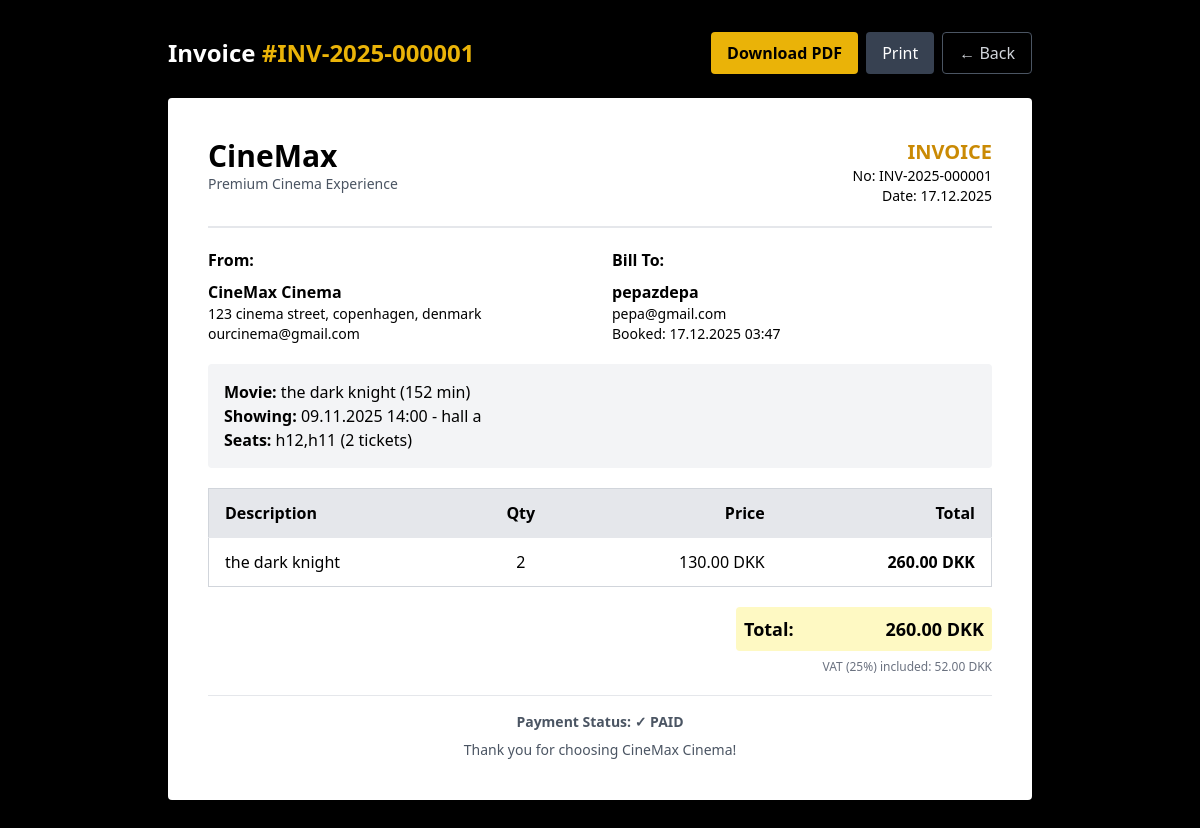
Page /cinemaProject-main/admin/bookings/invoice.php?id=1 (signed in) on the committed database.
### tables this page shows
create table reservation (
    reservation_id int auto_increment primary key,
    user_id int not null,
    showing_id int not null,
    seat_list varchar(255) not null,
    created_at datetime not null default current_timestamp,
    constraint fk_reservation_user foreign key (user_id) references user(user_id) on delete cascade on update cascade,
    constraint fk_reservation_show foreign key (showing_id) references showing(showing_id) on delete cascade on update cascade,
    index idx_reservation_showing_id (showing_id),
    index idx_reservation_user_id (user_id)
);

create table companyinfo (
    info_id int auto_increment primary key,
    about text not null,
    contact_email varchar(200) not null,
    contact_number varchar(50),
    opening_hours text not null,
    address varchar(255),
    hero_movie_id int
);

create table user (
    user_id int auto_increment primary key,
    name varchar(100) not null,
    email varchar(200) not null unique,
    password_hash varchar(255) not null,
    is_admin tinyint(1) not null default 0
);

create table movie (
    movie_id int auto_increment primary key,
    title varchar(200) not null,
    duration_min int not null,
    release_year int,
    poster_url varchar(255),
    description text,
    genre varchar(50)
);

create table showing (
    showing_id int auto_increment primary key,
    movie_id int not null,
    hall_id int not null,
    start_time datetime not null,
    price decimal(6,2) not null,
    unique key unique_hall_time (hall_id, start_time),
    constraint fk_showing_movie foreign key (movie_id) references movie(movie_id) on delete restrict on update cascade,
    constraint fk_showing_hall foreign key (hall_id) references hall(hall_id) on delete restrict on update cascade
);

create table hall (
    hall_id int auto_increment primary key,
    name varchar(100) not null
);

### cinemaProject-main/admin/bookings/invoice.php (the view, shortened to what this page needs)
<?php
$pdo = require_once __DIR__ . '/../../config/dbcon.php';
$reservationId = (int)($_GET['id'] ?? 0);
$stmt = $pdo->prepare(
    "SELECT
        r.reservation_id, r.created_at, r.seat_list,
        u.name AS user_name, u.email AS user_email,
        m.title AS movie_title, m.duration_min,
        s.start_time, s.price AS ticket_price,
        h.name AS hall_name,
        ci.contact_email, ci.contact_number, ci.address
     FROM Reservation r
     JOIN User u ON r.user_id = u.user_id
     JOIN Showing s ON r.showing_id = s.showing_id
     JOIN Movie m ON s.movie_id = m.movie_id
     JOIN Hall h ON s.hall_id = h.hall_id
     LEFT JOIN CompanyInfo ci ON 1=1
     WHERE r.reservation_id = ?
     LIMIT 1"
);
$stmt->execute([$reservationId]);
$booking = $stmt->fetch();
$seats = explode(',', $booking['seat_list']);
$seatCount = count($seats);
$totalPrice = $seatCount * $booking['ticket_price'];
$invoiceNumber = 'INV-' . date('Y') . '-' . str_pad($reservationId, 6, '0', STR_PAD_LEFT);
?>
<!DOCTYPE html>
<html lang="en">
<head>
    <script src="https://cdn.tailwindcss.com"></script>
</head>
<body class="bg-black text-white">
<div class="container mx-auto px-4 py-8 max-w-4xl">
    <div class="no-print flex justify-between items-center mb-6">
        <h1 class="text-2xl font-bold">Invoice <span class="text-yellow-500">#<?= htmlspecialchars($invoiceNumber) ?></span></h1>
        <div class="flex gap-2">
            <button onclick="downloadPDF()" class="bg-yellow-500 text-black px-4 py-2 rounded font-bold hover:bg-yellow-600">
                Download PDF
            </button>
            <button onclick="window.print()" class="bg-gray-700 text-white px-4 py-2 rounded hover:bg-gray-600">
                Print
            </button>
            <a href="index.php" class="border border-gray-600 text-gray-300 px-4 py-2 rounded hover:bg-gray-800">← Back</a>
        </div>
    </div>
    <div id="invoice" class="invoice bg-white text-black p-10 rounded">
        <div class="header flex justify-between border-b-2 pb-5 mb-5">
            <div>
                <h1 class="text-3xl font-bold">CineMax</h1>
                <p class="text-sm text-gray-600">Premium Cinema Experience</p>
            </div>
            <div class="text-right">
                <h2 class="text-xl font-bold text-yellow-600">INVOICE</h2>
                <p class="text-sm">No: <?= htmlspecialchars($invoiceNumber) ?></p>
                <p class="text-sm">Date: <?= date('d.m.Y') ?></p>
            </div>
        </div>
        <div class="section grid grid-cols-2 gap-6 mb-5">
            <div>
                <h2 class="font-bold mb-2">From:</h2>
                <p class="font-semibold">CineMax Cinema</p>
                <p class="text-sm"><?= htmlspecialchars($booking['address'] ?? 'N/A') ?></p>
                <p class="text-sm"><?= htmlspecialchars($booking['contact_email'] ?? 'N/A') ?></p>
            </div>
            <div>
                <h2 class="font-bold mb-2">Bill To:</h2>
                <p class="font-semibold"><?= htmlspecialchars($booking['user_name']) ?></p>
                <p class="text-sm"><?= htmlspecialchars($booking['user_email']) ?></p>
                <p class="text-sm">Booked: <?= date('d.m.Y H:i', strtotime($booking['created_at'])) ?></p>
            </div>
        </div>
        <div class="section bg-gray-100 p-4 rounded mb-5">
            <p><strong>Movie:</strong> <?= htmlspecialchars($booking['movie_title']) ?> (<?= $booking['duration_min'] ?> min)</p>
            <p><strong>Showing:</strong> <?= date('d.m.Y H:i', strtotime($booking['start_time'])) ?> - <?= htmlspecialchars($booking['hall_name']) ?></p>
            <p><strong>Seats:</strong> <?= htmlspecialchars($booking['seat_list']) ?> (<?= $seatCount ?> tickets)</p>
        </div>
        <table class="w-full border border-gray-300 mb-5">
            <thead class="bg-gray-200">
                <tr>
                    <th class="px-4 py-3 text-left">Description</th>
                    <th class="px-4 py-3 text-center">Qty</th>
                    <th class="px-4 py-3 text-right">Price</th>
                    <th class="px-4 py-3 text-right">Total</th>
                </tr>
            </thead>
            <tbody>
                <tr class="border-t">
                    <td class="px-4 py-3"><?= htmlspecialchars($booking['movie_title']) ?></td>
                    <td class="px-4 py-3 text-center"><?= $seatCount ?></td>
                    <td class="px-4 py-3 text-right"><?= number_format($booking['ticket_price'], 2) ?> DKK</td>
                    <td class="px-4 py-3 text-right font-bold"><?= number_format($totalPrice, 2) ?> DKK</td>
                </tr>
            </tbody>
        </table>
        <div class="flex justify-end mb-5">
            <div class="w-64">
                <div class="flex justify-between py-2 font-bold text-lg bg-yellow-100 px-2 rounded">
                    <span>Total:</span>
                    <span><?= number_format($totalPrice, 2) ?> DKK</span>
                </div>
                <p class="text-xs text-gray-500 mt-2 text-right">VAT (25%) included: <?= number_format($totalPrice * 0.25 / 1.25, 2) ?> DKK</p>
            </div>
        </div>
        <div class="border-t pt-4 text-center text-sm text-gray-600">
            <p><strong>Payment Status: ✓ PAID</strong></p>
            <p class="mt-2">Thank you for choosing CineMax Cinema!</p>
        </div>
    </div>
</div>
</body>
</html>

### rows in the picture
reservation: companyinfo.address "123 cinema street, copenhagen, denmark", companyinfo.contact_email "ourcinema@gmail.com", user.name "pepazdepa", user.email "pepa@gmail.com", created_at "17.12.2025 03:47", movie.title "the dark knight", movie.duration_min "152", showing.start_time "09.11.2025 14:00", hall.name "hall a", seat_list "h12,h11", seat_list "2", showing.price "130.00", seat_list.price "260.00", $totalPrice*0.25/1.25 "52.00"

### other values in the picture
$invoiceNumber "INV-2025-000001"
